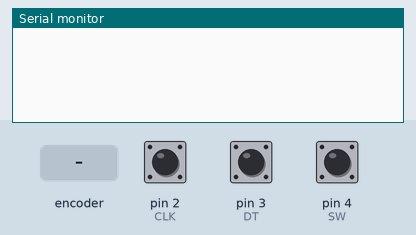
Simulated run of this sketch. Board: Arduino Uno, built with avr-gcc and run on an emulated ATmega328P. On the bench: the last lines printed to the serial monitor. The test bench sets the inputs (shaded band); at power-on: pin 4 (SW) HIGH, pin 2 (CLK) HIGH, pin 3 (DT) HIGH.

Above: at 1.2 s.
1.3 s: rotary encoder on pin 2 (CLK) / pin 3 (DT) turned 1 step (first pin leading)
At 2.5 s:
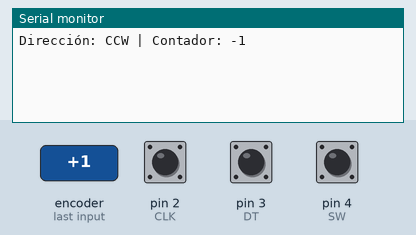
3.0 s: pin 4 (SW) pulled LOW for 0.15 s
At 4.2 s:
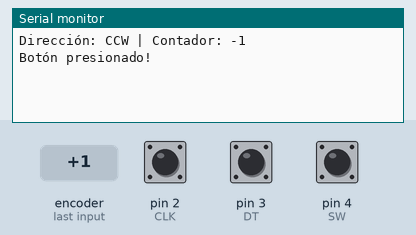
4.6 s: rotary encoder on pin 2 (CLK) / pin 3 (DT) turned 2 steps (second pin leading)
At 6.1 s:
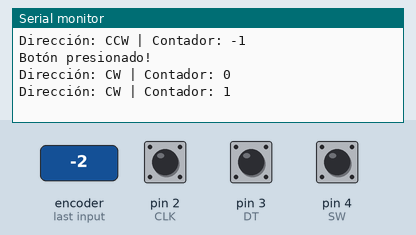

Measured:
- after the input at 1.3 s, the serial monitor: prints a new line after 0.05 s (image 1)
- after the input at 3.0 s, the serial monitor: prints a new line at once (image 2)
- after the input at 4.6 s, the serial monitor: prints a new line after 0.08 s (image 3)

The sketch:

encoder.ino
```cpp
/*
   ENCODER ROTATIVO CON SWITCH
   Tener en cuenta si se usan módulos (KY-040)
   con resistencias de pull-up en los pines del dispositivo.

   Martes 28 de diciembre de 2021
   https://lastminuteengineers.com/rotary-encoder-arduino-tutorial/
*/

int counter = 0;
int currentStateCLK;
int lastStateCLK;
String currentDir = "";
unsigned long lastButtonPress = 0;

const byte CLK = 2;
const byte DT = 3;
const byte SW = 4;

void setup() {

  pinMode(CLK, INPUT_PULLUP);
  pinMode(DT, INPUT_PULLUP);
  pinMode(SW, INPUT);

  Serial.begin(9600);

  // Leer el estado inicial de CLK
  lastStateCLK = digitalRead(CLK);
}

void loop() {

  // Leer el estado actual de CLK
  currentStateCLK = digitalRead(CLK);

  // Si el último y actual estado de CLK son diferentes
  if (currentStateCLK != lastStateCLK  && currentStateCLK == 1) {

    // Si el estado de DT es diferente al estado de CLK
    // Encoder girando en sentido CCW, decrementar
    if (digitalRead(DT) != currentStateCLK) {
      counter --;
      currentDir = "CCW";
    } else {
      // Encoder girando en sentido CW, incrementar
      counter ++;
      currentDir = "CW";
    }

    Serial.print("Dirección: ");
    Serial.print(currentDir);
    Serial.print(" | Contador: ");
    Serial.println(counter);
  }

  // Almacenar el último estado de CLK
  lastStateCLK = currentStateCLK;

  // Leer el estado del pulsador
  int btnState = digitalRead(SW);

  // Si se detecta una señal LOW, el botón fue presionado
  if (btnState == LOW) {
    // si pasaron 50ms desde el último estado LOW, significa
    // que el se ha pulsado, soltado y pulsado de nuevo
    if (millis() - lastButtonPress > 50) {
      Serial.println("Botón presionado!");
    }

    // Almacenar el tiempo del último evento de botón
    lastButtonPress = millis();
  }

  delay(1);
}
```
